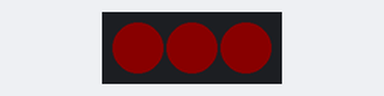
A program run on a simulated Arduino Uno, built with avr-gcc and run on an emulated ATmega328P. On the bench: 3 RGB LEDs in strip order, left to right. Dim RGB values are drawn brighter than linear.

Above: at 0.3 s.
At 0.59 s:
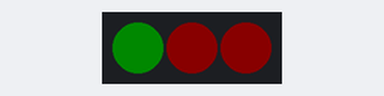
At 1.4 s:
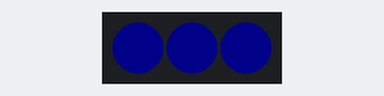
At 2.21 s:
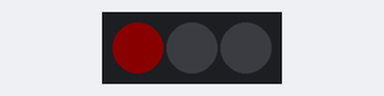
At 3.0 s:
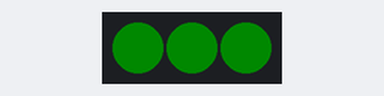
At 4.1 s:
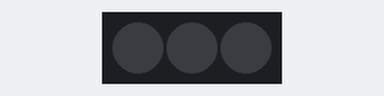
Timing chart, 0 to 5.0 s (numbered marks = the images above):
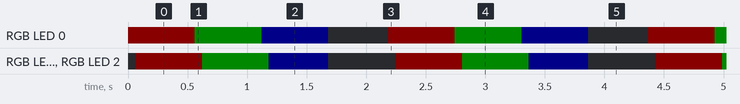

Measured:
- by itself, RGB LED 0: repeats every 2.2 s: RGB(0, 10, 0) 0.56 s, RGB(0, 0, 10) 0.56 s, off 0.50 s, RGB(10, 0, 0) 0.56 s
- by itself, RGB LED 1, RGB LED 2: repeats every 2.2 s: RGB(0, 10, 0) 0.56 s, RGB(0, 0, 10) 0.50 s, off 0.56 s, RGB(10, 0, 0) 0.56 s
- by itself, everything shown: repeats every 2.2 s, in 7 steps

The program:

main.cpp
```cpp
//modified from code found here: https://github.com/prosperv/PlatformIO-Neopixel/blob/master/src/main.cpp
//by Jeremy S. Cook 12/20/2019

#include <Arduino.h>
#include <Adafruit_NeoPixel.h>


// Parameter 1 = number of pixels in strip
// Parameter 2 = pin number (most are valid)
// Parameter 3 = pixel type flags, add together as needed:
//   NEO_KHZ800  800 KHz bitstream (most NeoPixel products w/WS2812 LEDs)
//   NEO_KHZ400  400 KHz (classic 'v1' (not v2) FLORA pixels, WS2811 drivers)
//   NEO_GRB     Pixels are wired for GRB bitstream (most NeoPixel products)
//   NEO_RGB     Pixels are wired for RGB bitstream (v1 FLORA pixels, not v2)

#define DATA_PIN 0
const int numOfLeds=3;
const int brightness=10;

Adafruit_NeoPixel strip = Adafruit_NeoPixel(numOfLeds, DATA_PIN, NEO_GRB + NEO_KHZ800);


void setup() {
    strip.begin();
}
void loop() {
    // Turn led on one by one
    for(int x=0;x<numOfLeds;x++){
        strip.setPixelColor(x,brightness,0,0);
        strip.show();
        delay(20);
    }
    delay(500);
    for(int x=0;x<numOfLeds;x++){
        strip.setPixelColor(x,0,brightness,0);
        strip.show();
        delay(20);
    }
    delay(500);
    for(int x=0;x<numOfLeds;x++){
        strip.setPixelColor(x,0,0,brightness);
        strip.show();
        delay(20);
    }
    delay(500);

    for(int x=0;x<numOfLeds;x++){
        strip.setPixelColor(x,0,0,0);
    }
    strip.show();
    delay(500);

}
```
